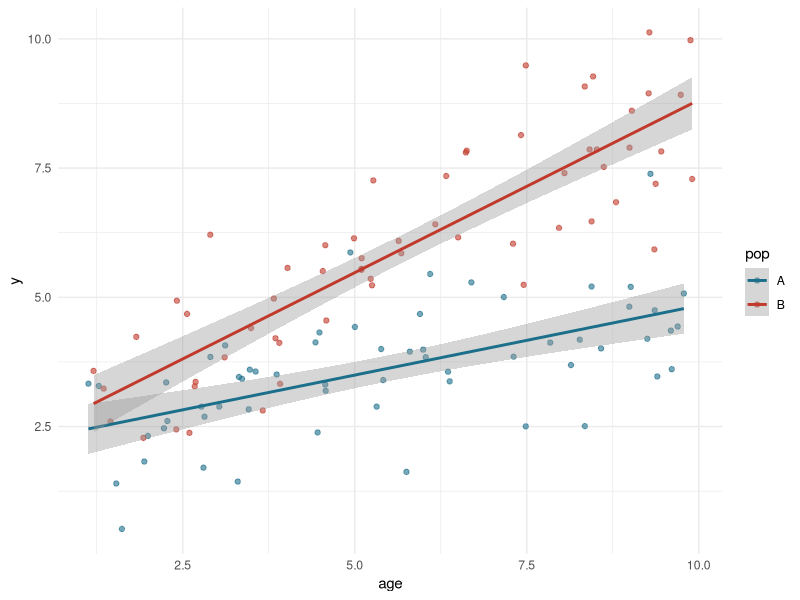

Generate this figure with R:
## ---- chunk 1
#| fig-height: 3.4
library(ggplot2)
set.seed(5)
d <- data.frame(age = runif(120, 1, 10),
                pop = factor(rep(c("A", "B"), each = 60)))
d$y <- 2 + 0.3 * d$age + ifelse(d$pop == "B", 0.4 * d$age, 0) + rnorm(120)

m <- lm(y ~ age * pop, data = d)
round(coef(m), 2)

ggplot(d, aes(age, y, colour = pop)) +
  geom_point(alpha = .6) +
  geom_smooth(method = "lm", se = TRUE) +
  scale_colour_manual(values = c("#1b6f8a", "#c0392b")) +
  theme_minimal()
